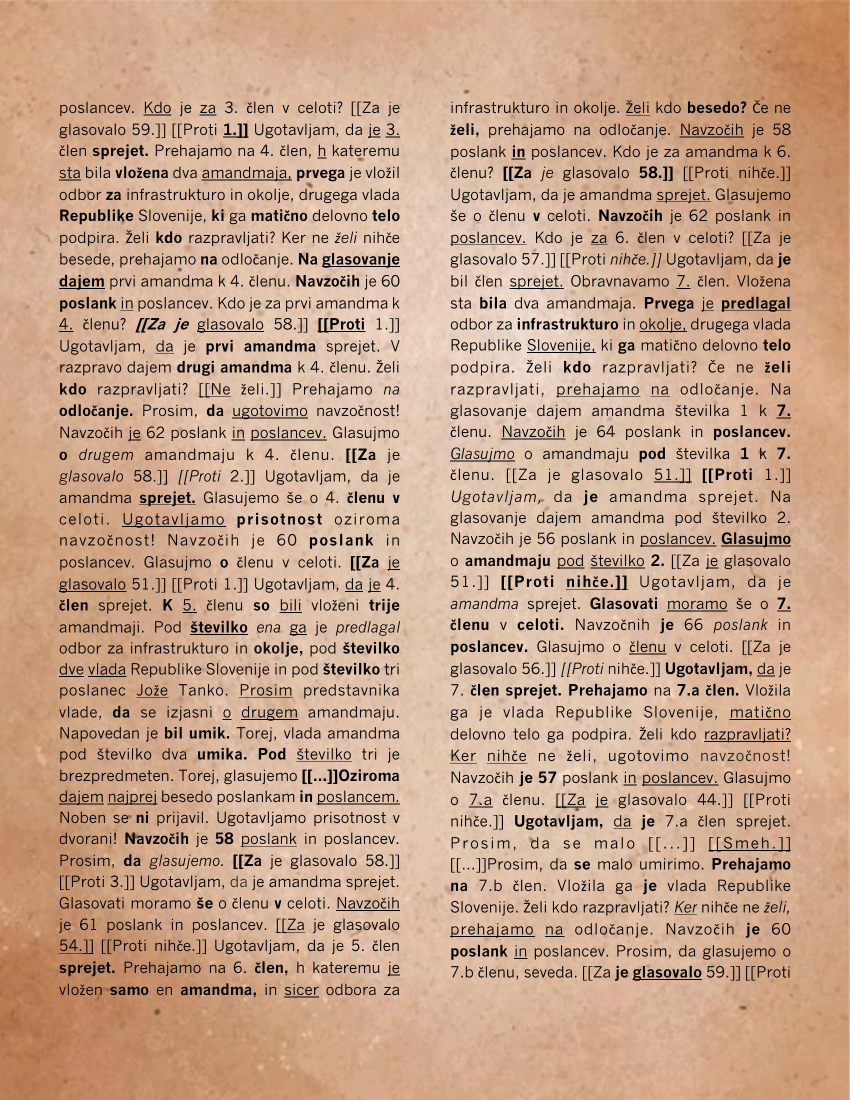
#> input picture ParlaMint/trainfiles_generating/22_page.png, 1700 x 2200 px (shown at 1/2 size)
$ python image_processing.py 22_page.png 5 5 5 1.0 1.0
#> lines starting #> are read from the running program, lines starting #| are printed output that depends on the picture
#> further down, image is the input picture: PIL image 1700x2200 RGB; mean R, G, B 198.4, 163.8, 138.6
import numpy as np
import sys
import os
from PIL import Image, ImageEnhance, ImageFilter, ImageOps
import math
import random

# [79 lines left out: functions generate_perlin_noise, apply_perlin_blur, apply_perlin_brighness, curveSide, not called in this run]
# erodes
def erosion(image, coeff):
#> called with coeff = 5
    if(coeff == 0):
        return image
    return image.filter(ImageFilter.MinFilter(coeff))
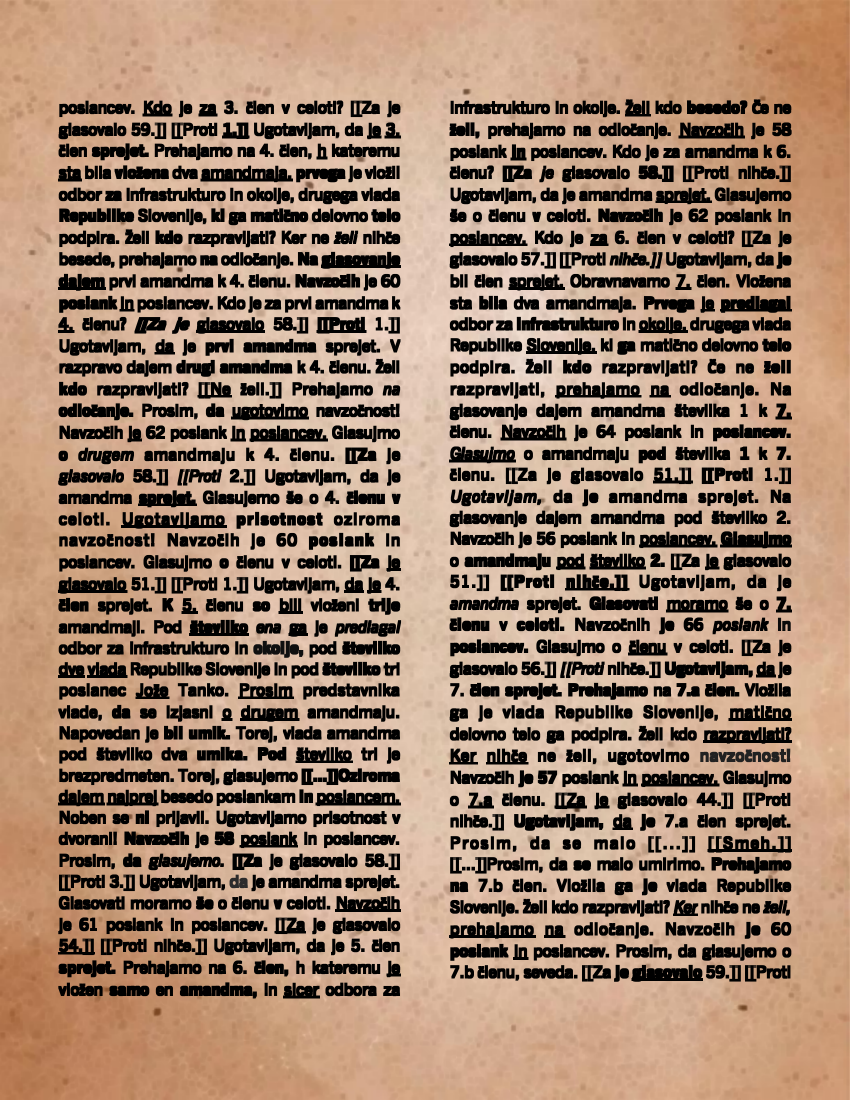
#> returned value: PIL image 1700x2200 RGB (shown at 1/2 size); mean R, G, B 159.8, 131, 110
# dilates
def dilation(image, coeff):
#> called with coeff = 5
    if(coeff == 0):
        return image
    return image.filter(ImageFilter.MaxFilter(coeff))
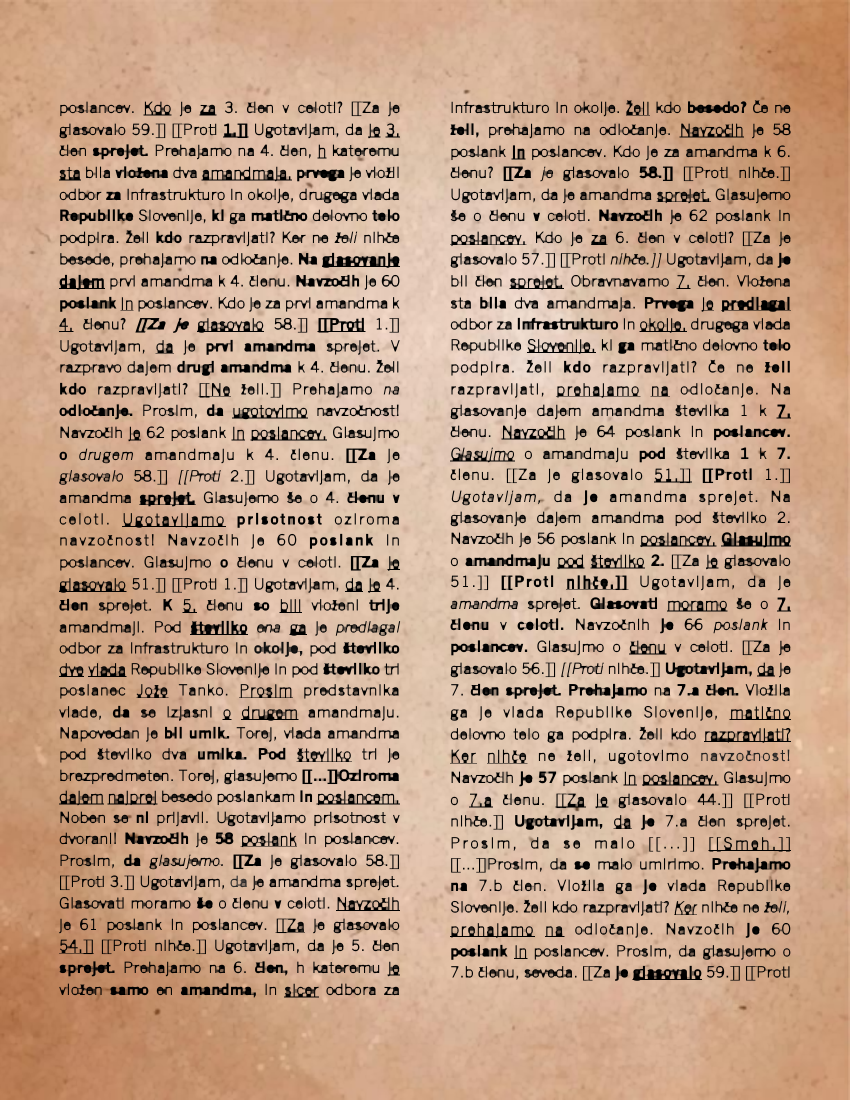
#> returned value: PIL image 1700x2200 RGB (shown at 1/2 size); mean R, G, B 192.3, 158.6, 134
# downscales (hurts quality)
# [7 lines left out: function downscale, not called in this run]

# brightens image by <coeff>
def brighten(image, coeff):
    enhancer = ImageEnhance.Brightness(image)
    return enhancer.enhance(coeff)

# enhances color by <coeff>
def balance_color(image, coeff):
    enhancer = ImageEnhance.Color(image)
    return enhancer.enhance(coeff)

# changes contrast by <coeff>
def contrast(image, coeff):
    enhancer = ImageEnhance.Contrast(image)
    return enhancer.enhance(coeff)

# sharpens image by <coeff>
def sharpen(image, coeff):
    enhancer = ImageEnhance.Sharpness(image)
    return enhancer.enhance(coeff)

# causes image to loose black colour for brownish (washed look)
# [67 lines left out: functions colorize, add_watermark, salt_pepper, not called in this run]

# rotates picture for <coeff> degrees counterclookwise, fills blank with tan color
def rotate(image, coeff):
    return image.rotate(coeff, expand = True, fillcolor = (210, 180, 140))  # color is <tan>

################################################################################################################
################################################################################################################
# MAIN:


if(len(sys.argv) < 2):
    print("Please provide input image")
if(len(sys.argv) < 18):
    print("Please provide all the arguments for image processing")


###  erosion  dilation  downscale brighten, contrast, sharpen, rotate, side, c1, c2, c3, salt-pepper, watermark, flip, colorize, kernel size for blur
###     2         3         4         5         6        7       8       9   10  11  12      13           14      15      16             17

image = Image.open(sys.argv[1])

new_image = erosion(image, int(sys.argv[2]))
new_image = dilation(new_image, int(sys.argv[3]))
#> (the run stopped early here; a loop or call above may not have finished)
